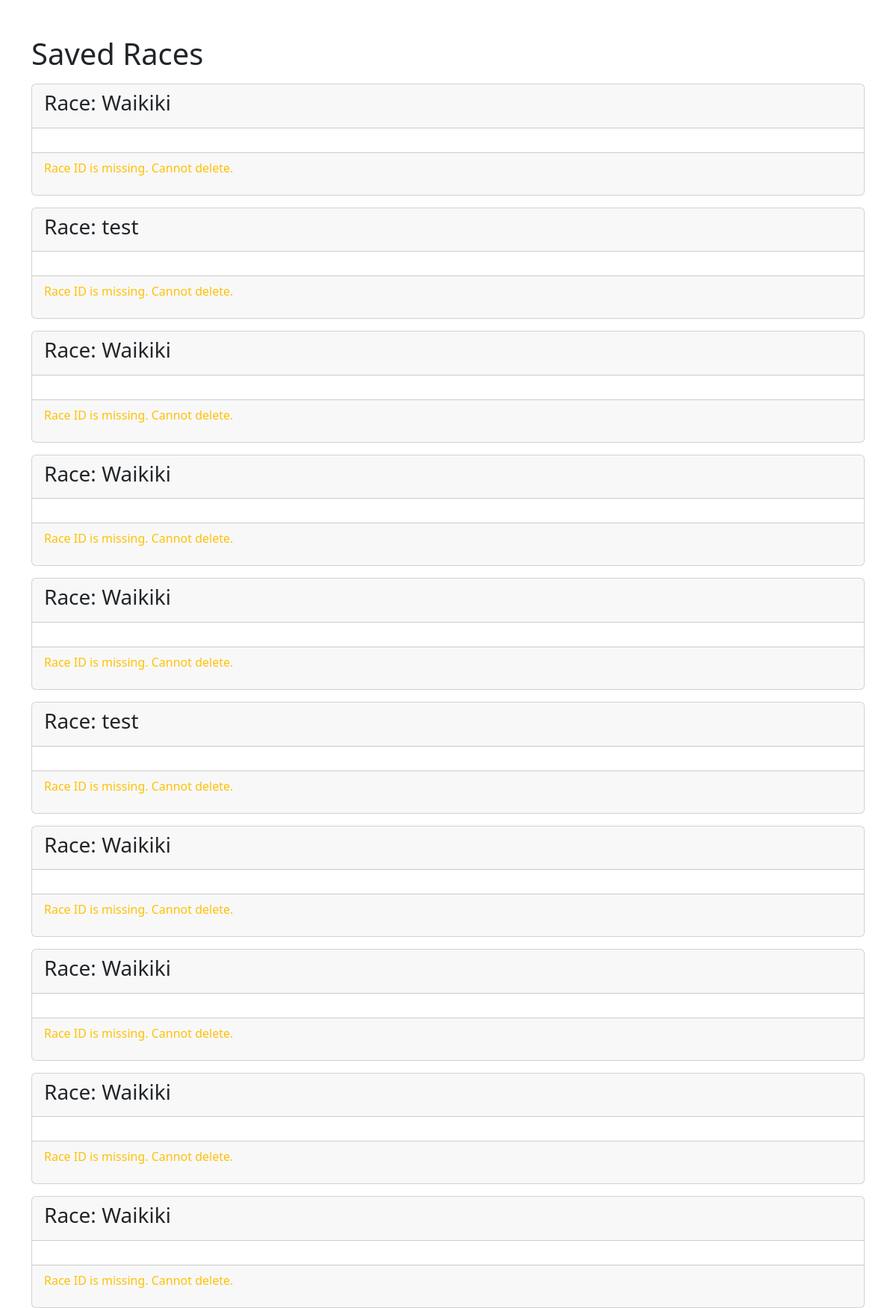
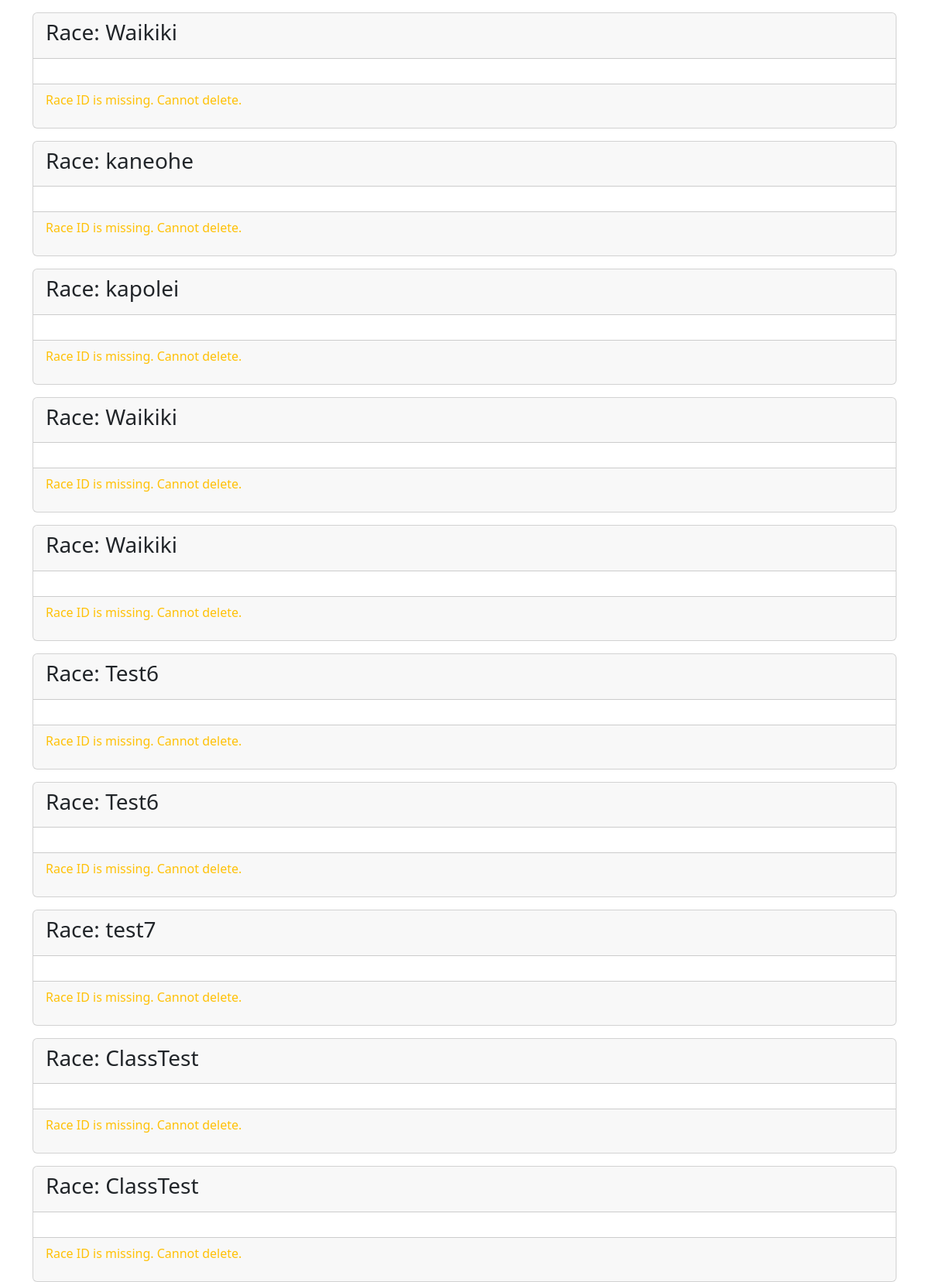
Screenshot of /savedQuestions/ (upper part) with the database file from the repository (2 pictures, top to bottom).
### leaders/models.py (models this page shows, shortened)
class Race(models.Model):
    name = models.CharField(max_length=255)

### leaders/views.py (the view)
# urls.py: path('savedQuestions/', views.saved_races, name='saved_races'),
def saved_races(request):
    races = Race.objects.all()
    saved_races_data = []
    for race in races:
        zones_data = []
        for zone in race.zones.all():  # Get all zones related to the race
            riddles = [{'question': riddle.question, 'answer': riddle.answer} for riddle in zone.riddles.all()]
            zones_data.append({'zone_number': zone.number, 'riddles': riddles})
        saved_races_data.append({
            'race_name': race.name,
            'zones': zones_data
        })
    return render(request, "savedQuestions.html", {"saved_races": saved_races_data})

### templates/savedQuestions.html (shortened to what this page needs)
<!DOCTYPE html>
<html lang="en">
<head>
    <link href="https://cdn.jsdelivr.net/npm/bootstrap@5.3.0/dist/css/bootstrap.min.css" rel="stylesheet">
</head>
<body>
    <div class="container mt-5">
        <h1>Saved Races</h1>
        {% for race in saved_races %}
            <div class="card my-3">
                <div class="card-header">
                    <h3>Race: {{ race.race_name }}</h3>
                </div>
                <div class="card-body">
                </div>
                <div class="card-footer">
                    {% if race.id %}
                        <form action="{% url 'delete_race' race.id %}" method="POST" style="display:inline;">
                            {% csrf_token %}
                            <button type="submit" class="btn btn-danger">Delete Race</button>
                        </form>
                    {% else %}
                        <p class="text-warning">Race ID is missing. Cannot delete.</p>
                    {% endif %}
                </div>
            </div>
        {% empty %}
            <p>No saved races found.</p>
        {% endfor %}
    </div>
</body>
</html>

### rows the page displays
Race: race_name "Waikiki"
Race: race_name "test"
Race: race_name "Waikiki"
Race: race_name "Waikiki"
Race: race_name "Waikiki"
Race: race_name "test"
Race: race_name "Waikiki"
Race: race_name "Waikiki"
Race: race_name "Waikiki"
Race: race_name "Waikiki"
Race: race_name "Waikiki"
Race: race_name "kaneohe"
Race: race_name "kapolei"
Race: race_name "Waikiki"
Race: race_name "Waikiki"
Race: race_name "Test6"
Race: race_name "Test6"
Race: race_name "test7"
Race: race_name "ClassTest"
Race: race_name "ClassTest"
